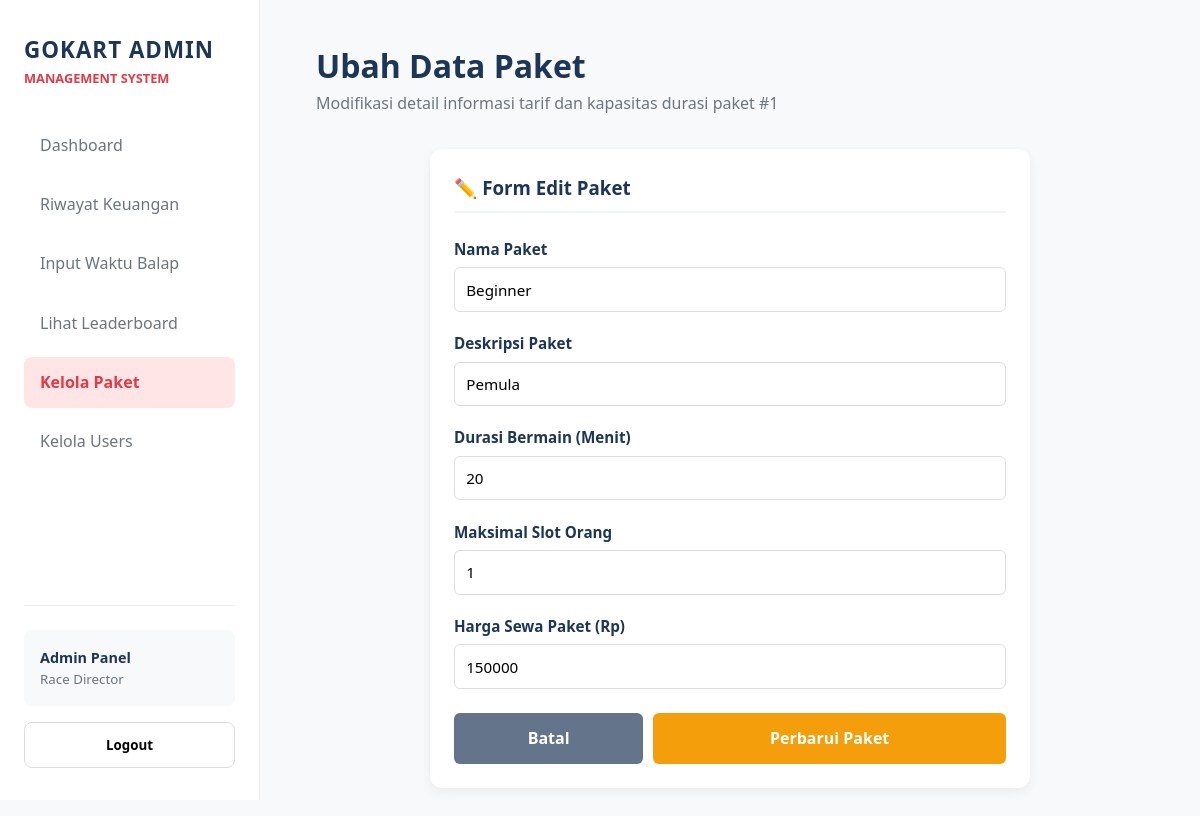
Screenshot of /admin/edit_paket.php?id=1 (signed in) with the database file from the repository.
### tables this page shows
CREATE TABLE `paket_bermain` (
  `id` int(11) NOT NULL,
  `nama_paket` varchar(100) DEFAULT NULL,
  `deskripsi` varchar(255) DEFAULT NULL,
  `durasi_menit` int(11) DEFAULT NULL,
  `maksimal_orang` int(11) DEFAULT NULL,
  `harga` int(11) DEFAULT NULL
);

### admin/edit_paket.php (the view, shortened to what this page needs)
<?php
require '../koneksi.php';
$id_paket = intval($_GET['id']);
$paket_data = mysqli_fetch_assoc(mysqli_query($koneksi, "SELECT * FROM paket_bermain WHERE id = '$id_paket'"));
?>
<!DOCTYPE html>
<html lang="id">
<head>
    <link rel="stylesheet" href="style-admin.css">
</head>
<body>
    <div class="container">
        <aside class="sidebar">
            <div class="sidebar-top">
                <div class="brand">
                    <h2>GoKart Admin</h2>
                    <p>Management System</p>
                </div>
                <ul class="nav-menu">
                    <li><a href="dashboard.php" class="nav-link"><span>Dashboard</span></a></li>
                    <li><a href="riwayat_keuangan.php" class="nav-link"><span>Riwayat Keuangan</span></a></li>
                    <li><a href="input_waktu.php" class="nav-link"><span>Input Waktu Balap</span></a></li>
                    <li><a href="leaderboard.php" class="nav-link"><span>Lihat Leaderboard</span></a></li>
                    <li><a href="kelola_paket.php" class="nav-link active"><span>Kelola Paket</span></a></li>
                    <li><a href="kelola_users.php" class="nav-link"><span>Kelola Users</span></a></li>
                </ul>
            </div>
            <div class="sidebar-bottom">
                <div class="sidebar-user">
                    <p><strong>Admin Panel</strong></p>
                    <small>Race Director</small>
                </div>
                <button class="logout-btn" onclick="window.location.href='../logout.php'">
                    <span>Logout</span>
                </button>
            </div>
        </aside>
        <main class="main">
            <header class="header">
                <h1>Ubah Data Paket</h1>
                <p>Modifikasi detail informasi tarif dan kapasitas durasi paket #<?= $paket_data['id']; ?></p>
            </header>
            <div class="edit-container">
                <div class="card">
                    <h3 style="margin-bottom: 1.5rem; border-bottom: 2px solid #f1f5f9; padding-bottom: 8px;">✏️ Form Edit Paket</h3>
                    <form action="" method="POST">
                        <div class="form-group">
                            <label>Nama Paket</label>
                            <input type="text" name="nama_paket" class="form-control" value="<?= htmlspecialchars($paket_data['nama_paket']); ?>" required>
                        </div>
                        <div class="form-group">
                            <label>Deskripsi Paket</label>
                            <input type="text" name="deskripsi" class="form-control" value="<?= htmlspecialchars($paket_data['deskripsi']); ?>" required>
                        </div>
                        <div class="form-group">
                            <label>Durasi Bermain (Menit)</label>
                            <input type="number" name="durasi_menit" class="form-control" value="<?= $paket_data['durasi_menit']; ?>" min="1" required>
                        </div>
                        <div class="form-group">
                            <label>Maksimal Slot Orang</label>
                            <input type="number" name="maksimal_orang" class="form-control" value="<?= $paket_data['maksimal_orang']; ?>" min="1" required>
                        </div>
                        <div class="form-group">
                            <label>Harga Sewa Paket (Rp)</label>
                            <input type="number" name="harga" class="form-control" value="<?= $paket_data['harga']; ?>" min="0" required>
                        </div>
                        <div class="action-flex">
                            <a href="kelola_paket.php" class="btn-kembali">Batal</a>
                            <button type="submit" name="update_paket" class="btn-update">Perbarui Paket</button>
                        </div>
                    </form>
                </div>
            </div>
        </main>
    </div>
</body>
</html>

### admin/style-admin.css (style rules this page uses)
:root { --primary: #e63946; --primary-light: #ffe5e5; --dark: #1d3557; --light: #f1faee; --gray: #6c757d; --white: #ffffff; --bg-body: #f8f9fa; --shadow: 0 4px 12px rgba(0, 0, 0, 0.06); --transition: all 0.25s ease; --success: #2a9d8f; --success-light: #e6f6f4; --warning: #f4a261; --warning-light: #fef5ed; }
* { margin: 0; padding: 0; box-sizing: border-box; font-family: "Segoe UI", Roboto, sans-serif; }
body { background-color: var(--bg-body); color: var(--dark); line-height: 1.6; }
.container { display: flex; min-height: 100vh; }
.sidebar { width: 260px; background-color: var(--white); display: flex; flex-direction: column; justify-content: space-between; padding: 2rem 1.5rem; border-right: 1px solid #eaeaea; position: fixed; height: 100vh; z-index: 100; }
.brand h2 { color: var(--dark); font-size: 1.4rem; text-transform: uppercase; letter-spacing: 1px; }
.brand p { font-size: 0.8rem; color: var(--primary); font-weight: 700; text-transform: uppercase; }
.nav-menu { list-style: none; margin-top: 2rem; flex-grow: 1; }
.nav-link { text-decoration: none; color: var(--gray); display: block; padding: 0.8rem 1rem; border-radius: 8px; margin-bottom: 0.5rem; transition: var(--transition); }
.nav-link:hover, .nav-link.active { background-color: var(--primary-light); color: var(--primary); font-weight: bold; }
.sidebar-bottom { border-top: 1px solid #eee; padding-top: 1.5rem; }
.sidebar-user { padding: 1rem; background: var(--bg-body); border-radius: 8px; margin-bottom: 1rem; }
.sidebar-user p { font-size: 0.9rem; white-space: nowrap; overflow: hidden; text-overflow: ellipsis; }
.sidebar-user small { color: var(--gray); display: block; }
.logout-btn { width: 100%; padding: 0.8rem; border: 1px solid #ddd; background: none; border-radius: 8px; cursor: pointer; font-weight: 600; transition: var(--transition); }
.main { margin-left: 260px; padding: 2.5rem 3.5rem; width: calc(100% - 260px); }
.header { margin-bottom: 2rem; }
.header h1 { font-size: 2rem; color: var(--dark); }
.header p { color: var(--gray); font-size: 1rem; }
.card { background: var(--white); border-radius: 12px; padding: 1.5rem; box-shadow: var(--shadow); }

### admin/edit_paket.php (style rules this page uses)
.edit-container { max-width: 600px; margin: 2rem auto 0 auto; }
.form-group { margin-bottom: 1.2rem; }
.form-group label { display: block; margin-bottom: 0.4rem; font-weight: 600; font-size: 0.95rem; }
.form-control { width: 100%; padding: 0.7rem; border: 1px solid #ddd; border-radius: 6px; outline: none; box-sizing: border-box; font-size: 0.95rem; }
.action-flex { display: flex; gap: 10px; margin-top: 1.5rem; }
.btn-update { flex: 2; padding: 0.8rem; background-color: #f59e0b; color: white; border: none; border-radius: 6px; cursor: pointer; font-weight: bold; font-size: 1rem; }
.btn-kembali { flex: 1; padding: 0.8rem; background-color: #64748b; color: white; text-align: center; text-decoration: none; border-radius: 6px; font-weight: bold; font-size: 1rem; }

### rows the page displays
paket_bermain: id "1", nama_paket "Beginner", deskripsi "Pemula", durasi_menit "20", maksimal_orang "1", harga "150000"
